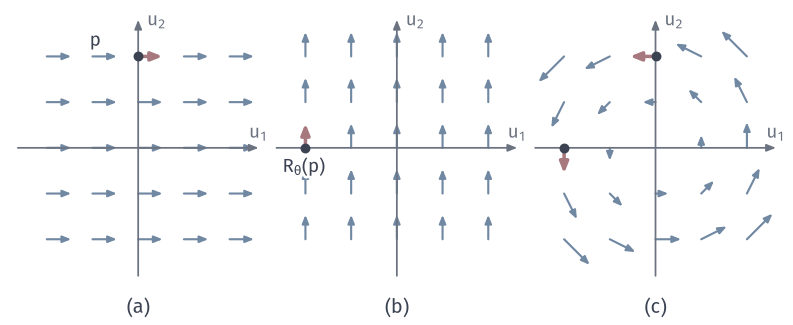

Write the Python code that produced this figure.
"""Pushing fields by R=R_theta (theta=pi/2) in the north chart."""
from pathlib import Path
import sys
ROOT = next(p for p in Path(__file__).resolve().parents if (p/"build.sh").is_file() and (p/"tex/book.tex").is_file())
sys.path.insert(0, str(ROOT/"figures/04-spaces-measures-and-geometry/04-manifolds/matplotlib/mfd-common"))
from mfd3d import *

W, H = 112, 46
fig, ax = canvas(W, H)
s = 4.3
GX = (-3, -1.5, 0, 1.5, 3)
Rt = lambda v: np.array([-v[1], v[0]])
def axes(cx, cy):
    arrow(ax, (cx-3.95*s, cy), (cx+3.95*s, cy), color=MUTED, lw=.7, scale=5.5)
    arrow(ax, (cx, cy-4.2*s), (cx, cy+4.2*s), color=MUTED, lw=.7, scale=5.5)
    label(ax, (cx+3.95*s, cy+2.2), '$u_1$', 7.5, MUTED); label(ax, (cx+2.6, cy+4.2*s), '$u_2$', 7.5, MUTED)
def field(cx, cy, f, mark=None, mcol=RED):
    for x in GX:
        for y in GX:
            if x == 0 and y == 0 and f(np.array([0., 0.])).sum() == 0:
                continue
            P = np.array([cx+s*x, cy+s*y]); v = f(np.array([x, y], float))
            is_m = mark is not None and (x, y) in mark
            arrow(ax, P, P+s*v, color=mcol if is_m else BLUE, lw=1.4 if is_m else .85, scale=6.5 if is_m else 5, zorder=7 if is_m else 5)
            if is_m:
                dot(ax, P, INK, zorder=9)
cy = 25
axes(19.5, cy); field(19.5, cy, lambda u: np.array([.8, 0.]), mark=[(0, 3)])
axes(56, cy); field(56, cy, lambda u: np.array([0., .8]), mark=[(-3, 0)])
axes(92.5, cy); field(92.5, cy, lambda u: .28*Rt(u), mark=[(0, 3), (-3, 0)])
label(ax, (19.5-6, cy+3*s+2.3), '$p$', 7.5, halo=True)
label(ax, (56-3*s-.2, cy-2.7), r'$R_\theta(p)$', 7.5, halo=True)
panel_tag(ax, 19.5, 1.7, '(a)'); panel_tag(ax, 56, 1.7, '(b)'); panel_tag(ax, 92.5, 1.7, '(c)')
save(fig, Path(__file__).resolve().parent, 'figure', {'formula': 'hat X=e1 pushed by R(pi/2) gives e2 (drawn at .8 unit); hat X(u)=(-u2,u1) (drawn at .28) is invariant'})
